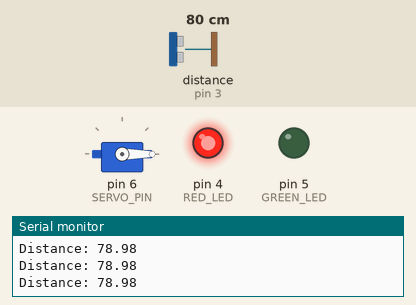
Simulated run of this sketch. Board: Arduino Uno, built with avr-gcc and run on an emulated ATmega328P. Shown: servo, output pins drawn as LEDs (lit = HIGH), the last lines printed to the serial monitor. Wiring (from diagram.json): ultrasonic range finder: trigger pin 2; echo pin 3. The inputs (shaded band) are chosen by the test bench; at power-on: distance to the obstacle (sensor on pin 3) 80 cm. The echo pulse lasts 58.3 µs per cm; pins used as bus, display or sensor lines are not drawn.

Above: at 1.2 s.
1.3 s: distance to the obstacle (sensor on pin 3) set to 23 cm
2.8 s: distance to the obstacle (sensor on pin 3) set to 18 cm
At 3.9 s:
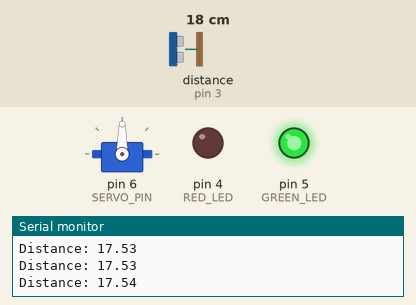
4.5 s: distance to the obstacle (sensor on pin 3) set to 35 cm
At 5.5 s:
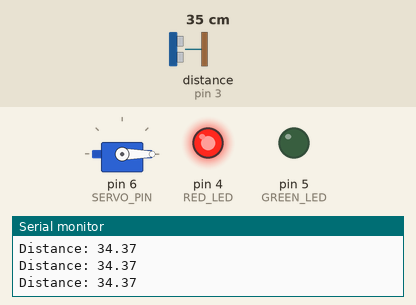
6.0 s: distance to the obstacle (sensor on pin 3) set to 2 cm
At 7.1 s:
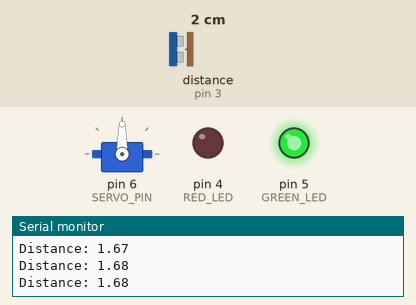
Timing chart, 0 to 8.5 s (numbered marks = the images above; inputs shaded):
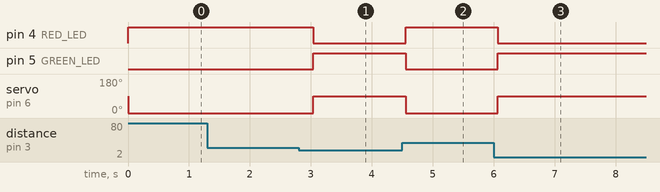

The sketch:

sketch.ino
```cpp
#include <Servo.h>

#define TRIG 2
#define ECHO 3
#define RED_LED 4
#define GREEN_LED 5
#define SERVO_PIN 6

Servo gate;

void setup() {
  pinMode(TRIG, OUTPUT);
  pinMode(ECHO, INPUT);
  pinMode(RED_LED, OUTPUT);
  pinMode(GREEN_LED, OUTPUT);
  gate.attach(SERVO_PIN);
  Serial.begin(9600);
}

void loop() {
  // Measure distance
  digitalWrite(TRIG, LOW);
  delayMicroseconds(2);
  digitalWrite(TRIG, HIGH);
  delayMicroseconds(10);
  digitalWrite(TRIG, LOW);
  long duration = pulseIn(ECHO, HIGH);
  float distance = duration * 0.034 / 2; // cm

  Serial.print("Distance: ");
  Serial.println(distance);

  // Gate control logic
  if (distance > 0 && distance < 20) {
    gate.write(90);               // open gate
    digitalWrite(RED_LED, LOW);  // red LED on
    digitalWrite(GREEN_LED, HIGH);
  } else {
    gate.write(0);                // close gate
    digitalWrite(RED_LED, HIGH);
    digitalWrite(GREEN_LED, LOW); // green LED on
  }

  delay(300);
}
```

Measured:
- the behaviour switches between 21 and 20 cm on distance to the obstacle (sensor on pin 3) (found by bisection; images 0 and 1)
- after the input at 2.8 s, pin 4 (RED_LED): HIGH → LOW after 0.24 s; pin 5 (GREEN_LED): LOW → HIGH after 0.24 s; servo on pin 6 (SERVO_PIN): 0° → 90° after 0.24 s
- after the input at 4.5 s, pin 4 (RED_LED): LOW → HIGH after 0.05 s; pin 5 (GREEN_LED): HIGH → LOW after 0.05 s; servo on pin 6 (SERVO_PIN): 90° → 0° after 0.05 s
- after the input at 6.0 s, pin 4 (RED_LED): HIGH → LOW after 0.07 s; pin 5 (GREEN_LED): LOW → HIGH after 0.07 s; servo on pin 6 (SERVO_PIN): 0° → 90° after 0.07 s
